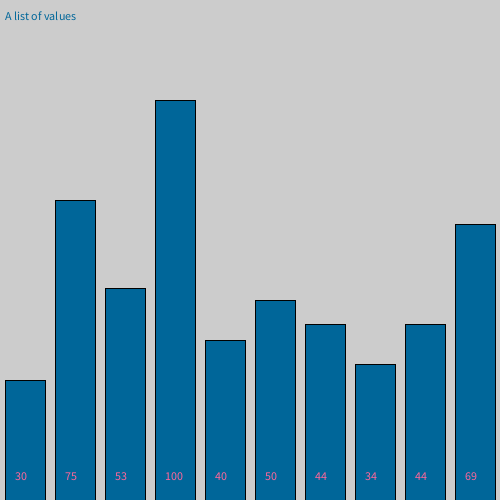
Frame 1 (no input)
Frame 2 (the mouse pressed at the canvas centre, redrawn once): identical to frame 1, image omitted

The Processing sketch that drew this single still picture (run headless with seeded random() and noise(); the mouse was pressed at the canvas centre and the sketch redrawn once):

// Processing sketch: diaGram
// ── diaGram.pde
int[] listOfData = { 
  30, 75, 53, 79, 40, 50, 44, 34, 44, 69
};

void setup() {
   size(500,500); 
   fill(0);
   listOfData[3] = 100; // ändra värdet på ett element
   print(listOfData[4]); // läs enskilt värde. 
   fill(0, 102, 153);
   text("A list of values", 5, 20); 
}

void draw() {
  // Läs ett listelement varje gång genom loopen 
  // skriv ut en rektangel i varje loop
  for (int i = 0; i < listOfData.length; i++) {
    fill(0, 102, 153);
    rect(i*50+5, height, 40, -listOfData[i]*4);
    fill(255, 102, 153);
    text(listOfData[i], i*50+15, height-20); 
    println(listOfData[i]);
  }

  // loopen körs bara en gång
  noLoop(); 
}
